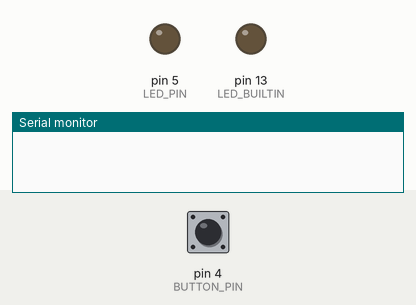
This sketch was run on a simulated Arduino Uno, built with avr-gcc and run on an emulated ATmega328P. Parts: output pins drawn as LEDs (lit = HIGH), the last lines printed to the serial monitor. Dashed ring = blinking. The inputs (shaded band) are chosen by the test bench; at power-on: pin 4 (BUTTON_PIN) HIGH.

Above: at 1.2 s.
1.3 s: pin 4 (BUTTON_PIN) pulled LOW for 0.15 s
At 4.11 s:
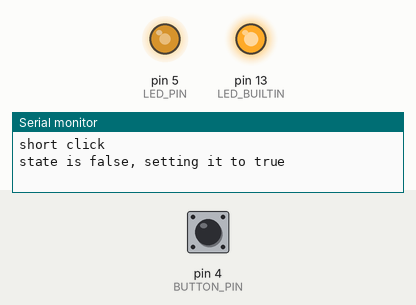
4.3 s: pin 4 (BUTTON_PIN) pulled LOW for 1 s
At 6.89 s:
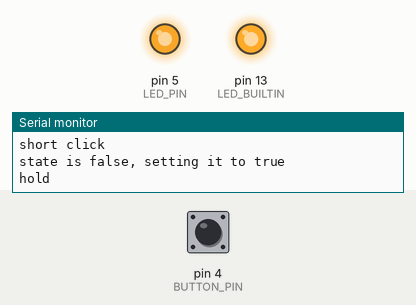
8.3 s: pin 4 (BUTTON_PIN) pulsed LOW 2 times (0.12 s each, 0.3 s apart)
11.3 s: pin 4 (BUTTON_PIN) pulsed LOW 5 times (0.12 s each, 0.3 s apart)
At 11.45 s:
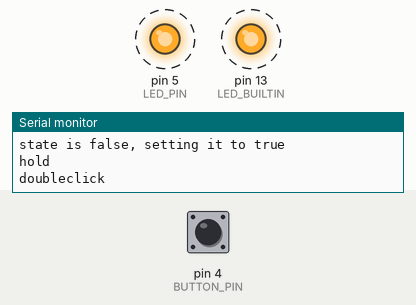
Timing chart, 0 to 14.6 s (numbered marks = the images above; inputs shaded):
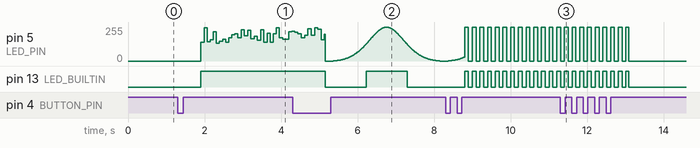

The sketch:

omni_bike_gen.ino
```cpp
#include <singleLEDLibrary.h>
#include <OneButton.h>
#define BUTTON_PIN 4
#define LED_PIN 5

sllib led(LED_PIN);
sllib led2(LED_BUILTIN);
boolean clicked;
OneButton btn = OneButton(BUTTON_PIN, true);

void setup() {
  clicked = false;
  Serial.begin(9600);
  pinMode(LED_PIN, OUTPUT);
  pinMode(LED_BUILTIN, OUTPUT);
  btn.attachClick(clickEvent);
  btn.attachDoubleClick(doubleClickEvent);
  btn.attachLongPressStart(holdEvent);
}

void loop() {
  btn.tick();
  led.update();
  led2.update();
  delay(10);
}

//=================================================
// Events to trigger

void clickEvent() {
   Serial.println("short click");
   if (clicked==true) {
      Serial.println("state is true, setting it to false");
      clicked=false;
      led.setOffSingle();
      led2.setOffSingle();

   } else {
    Serial.println("state is false, setting it to true");
    clicked=true;
    led.setFlickerSingle();
    led2.setFlickerSingle();
   }
}
void doubleClickEvent() {
   Serial.println("doubleclick");
   led.setBlinkSingle(100);
   led2.setBlinkSingle(100);
   clicked=true;
}
void holdEvent() {
   Serial.println("hold");
   led.setBreathSingle(1500);
   led2.setBreathSingle(1500);
   clicked=true;
}
```

Measured:
- after the input at 4.3 s, pin 13 (LED_BUILTIN): HIGH → LOW after 0.86 s, → HIGH 1.1 s later, → LOW 1.1 s later
- after the input at 11.3 s, pin 5 (LED_PIN): goes on until 13.1 s, then stays 0/255; pin 13 (LED_BUILTIN): goes on until 13.1 s, then stays LOW
